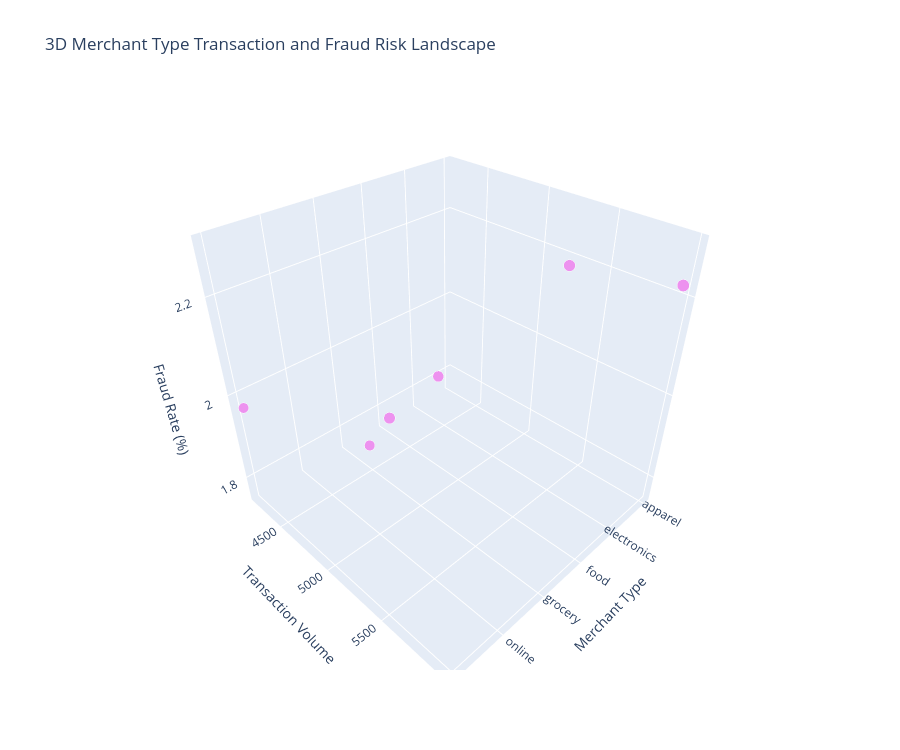

The cell this chart's notebook holds for it:
### Code cell
# TASK: Creating an interactive 3D merchant-risk landscape combining merchant type, transaction volume, fraud rate, and transaction value.

merchant_3d = merchant_type_risk_analysis.copy()

z_min_merchant = merchant_3d["fraud_rate_pct"].min()
z_max_merchant = merchant_3d["fraud_rate_pct"].max()

z_padding_merchant = max(
    (z_max_merchant - z_min_merchant) * 0.15,
    0.05
)

fig = px.scatter_3d(
    merchant_3d,
    x="merchant_type",
    y="transaction_count",
    z="fraud_rate_pct",
    size="total_transaction_value",
    hover_name="merchant_type",
    hover_data={
        "unique_merchants": True,
        "transaction_count": True,
        "total_transaction_value": ":.2f",
        "average_transaction_value": ":.2f",
        "fraud_transactions": True,
        "fraud_rate_pct": ":.4f",
        "failure_rate_pct": ":.4f"
    },
    title="3D Merchant Type Transaction and Fraud Risk Landscape",
    labels={
        "merchant_type": "Merchant Type",
        "transaction_count": "Transaction Volume",
        "fraud_rate_pct": "Fraud Rate (%)",
        "total_transaction_value": "Transaction Value"
    }
)

fig.update_traces(
    marker=dict(
        color="violet",
        opacity=0.85
    )
)

fig.update_layout(
    height=750,
    scene=dict(
        xaxis=dict(title="Merchant Type"),
        yaxis=dict(title="Transaction Volume"),
        zaxis=dict(
            title="Fraud Rate (%)",
            range=[
                z_min_merchant - z_padding_merchant,
                z_max_merchant + z_padding_merchant
            ]
        )
    )
)

fig.show()

### Figure 1 — Plotly figure (JSON) as saved in the notebook; plotly's stock layout.template omitted (floating-point values rounded to 4 significant figures)
{"data": [{"customdata": [[98.0, 252000.0, 42.1, 133.0, 5.596], [91.0, 234000.0, 42.66, 123.0, 5.925], [80.0, 204000.0, 42.39, 95.0, 5.196], [75.0, 187400.0, 41.75, 81.0, 5.348], [86.0, 222300.0, 42.99, 106.0, 6.188], [70.0, 180500.0, 42.89, 83.0, 6.012]], "hovertemplate": "<b>%{hovertext}</b><br><br>Merchant Type=%{x}<br>Transaction Volume=%{y}<br>Fraud Rate (%)=%{z:.4f}<br>Transaction Value=%{customdata[1]:.2f}<br>unique_merchants=%{customdata[0]}<br>average_transaction_value=%{customdata[2]:.2f}<br>fraud_transactions=%{customdata[3]}<br>failure_rate_pct=%{customdata[4]:.4f}<extra></extra>", "hovertext": ["apparel", "electronics", "food", "grocery", "online", "transport"], "legendgroup": "", "marker": {"color": "violet", "opacity": 0.85, "size": [252000.0, 234000.0, 204000.0, 187400.0, 222300.0, 180500.0], "sizemode": "area", "sizeref": 630.0, "symbol": "circle"}, "mode": "markers", "name": "", "scene": "scene", "showlegend": false, "type": "scatter3d", "x": ["apparel", "electronics", "food", "grocery", "online", "transport"], "y": [5986, 5485, 4811, 4488, 5171, 4208], "z": [2.222, 2.242, 1.975, 1.805, 2.05, 1.972]}], "layout": {"height": 750, "legend": {"itemsizing": "constant", "tracegroupgap": 0}, "scene": {"domain": {"x": [0, 1], "y": [0, 1]}, "xaxis": {"title": {"text": "Merchant Type"}}, "yaxis": {"title": {"text": "Transaction Volume"}}, "zaxis": {"range": [1.739, 2.308], "title": {"text": "Fraud Rate (%)"}}}, "title": {"text": "3D Merchant Type Transaction and Fraud Risk Landscape"}}}
